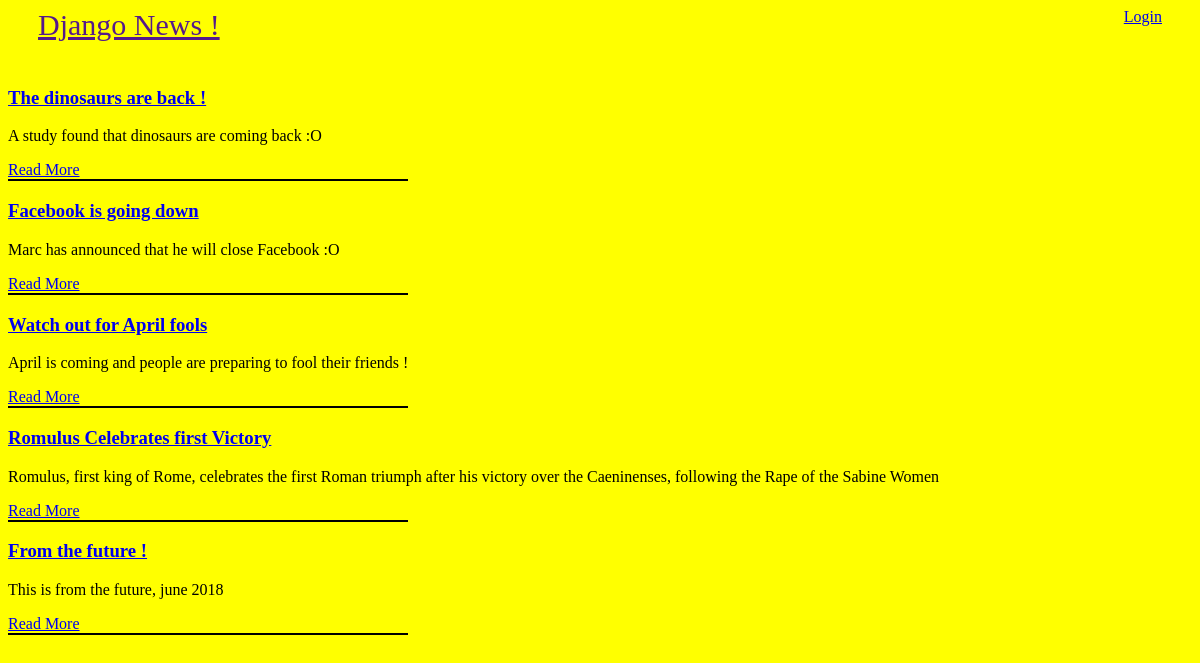
The app's page /topics/, older data.
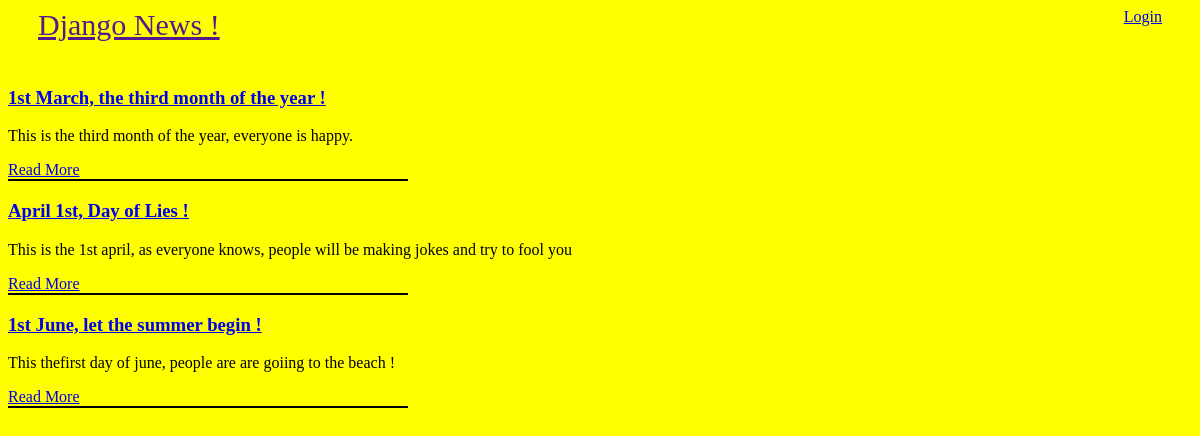
The same page, newer data.
### topics/models.py (models this page shows, shortened)
class Topic(models.Model):
    published_at = models.DateTimeField(blank=False, null=False)
    title = models.CharField(blank=False, null=False, max_length=100)
    slug = models.CharField(blank=False, null=False, max_length=100)
    content = models.TextField(blank=False, null=False)
    class Meta:
        db_table = 'topics'
        ordering = ['published_at']

### topics/views.py (the view, shortened to what this page needs)
# urls.py: path('', views.list_topics, name='list_topics'),
def list_topics(request):
    topics = Topic.objects.all()
    return render(request, 'topics/list.html', {'topics': topics})

### djangonews/templates/topics/list.html (shortened to what this page needs)
{% extends 'base.html' %}
{% block content %}
{% for t in topics %}
    <div class="topic-block">
        <article>
            <h3><a href="{% url 'detail_topic' slug=t.slug %}">{{ t.title }}</a></h3>
            <p> {{ t.content }}</p>
            <div>
                <a href="{% url 'detail_topic' slug=t.slug %}">Read More</a>
            </div>
        </article>
        <span class="line"></span>
    </div>
{% endfor %}
{% endblock %}

### djangonews/templates/base.html (shortened to what this page needs)
{% load staticfiles %}
<!DOCTYPE>
<html>
    <head>
        <link href="{% static 'topics/styles/main.css' %}" rel="stylesheet">
    </head>
    <body>
        <header>
            <div class="logo">
                <a href="">Django News !</a>
            </div>
            <div class="profile">
                {% if user.is_authenticated %}
                    <span>Welcome {{ user.get_username }} ! </span>
                    <a href="{% url 'user_logout' %}">Logout</a>
                {% else %}
                    <a href="{% url 'user_login' %}">Login</a>
                {% endif %}
            </div>
        </header>
        <main>
            {% block content %}
            {% endblock %}
        </main>
    </body>
</html>

### topics/static/topics/styles/main.css (style rules this page uses)
body { background-color: yellow; }
header { height: 60px; }
header .logo { display: inline-block; float: left; font-size: 30px; margin-left: 30px; }
header .profile { display: inline-block; float: right; margin-right: 30px; }
.topic-block .line { display: block; width: 400px; height: 2px; background-color: black; }

Row changes from the older to the newer data that the page shows:
removed Topic: title "The dinosaurs are back !", content "A study found that dinosaurs are coming back :O"
removed Topic: title "Facebook is going down", content "Marc has announced that he will close Facebook :O"
removed Topic: title "Romulus Celebrates first Victory", content "Romulus, first king of Rome, celebrates the first Roman triumph after his victory over the Caeninenses, following the Rape of the Sabine Women"
removed Topic: title "From the future !", content "This is from the future, june 2018"
added Topic: title "1st March, the third month of the year !", content "This is the third month of the year, everyone is happy."
added Topic: title "April 1st, Day of Lies !", content "This is the 1st april, as everyone knows, people will be making jokes and try to fool you"
changed Topic: title "Watch out for April fools" → "1st June, let the summer begin !"; content "April is coming and people are preparing to fool their friends !" → "This thefirst day of june, people are are goiing to the beach !"
